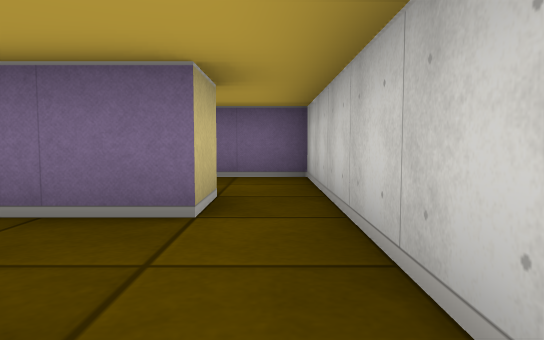
[1] (above)

22 first-person views from a walk through a cub3D level. The camera is about half as high as the walls, tilts 4° down and sees 70° across. The floor is counted in squares. Each view is taken from the middle of a square. On the plan, view 1 faces up. The plan holds only what a view shows up to about 9 squares ahead; the rest is blank.

[2]
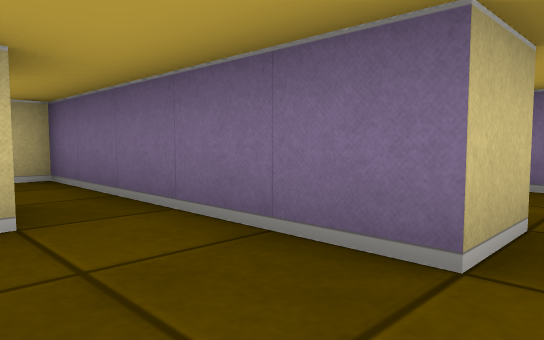

[3]
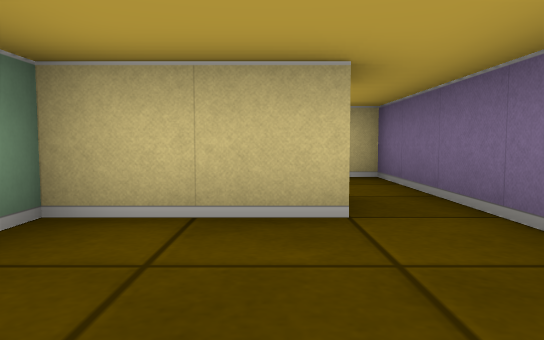

[4]
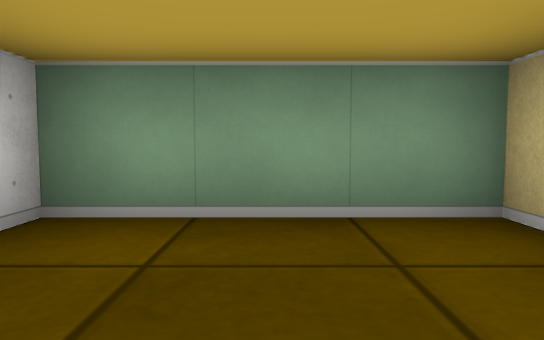

[5]
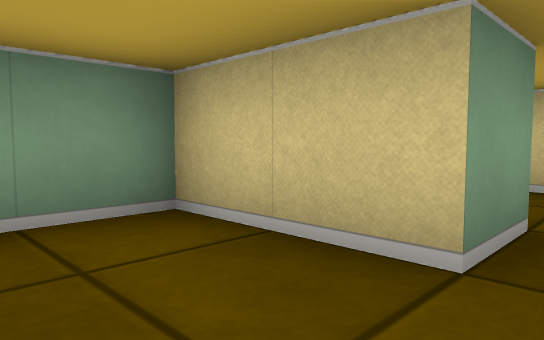

[6]
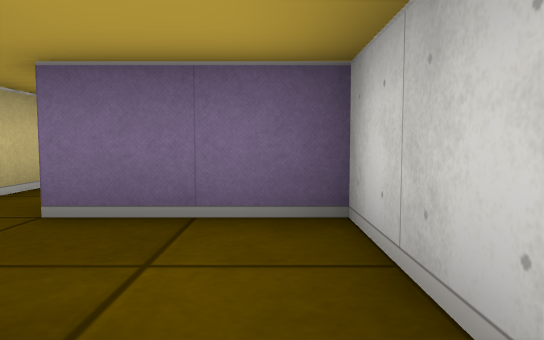

[7]
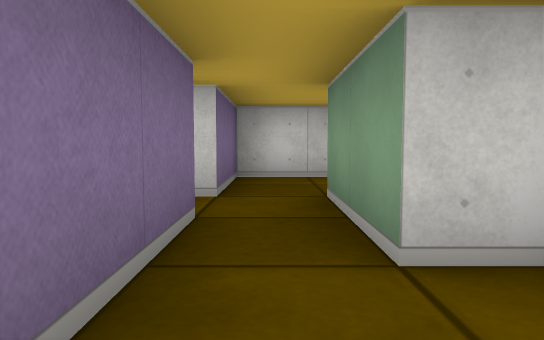

[8]
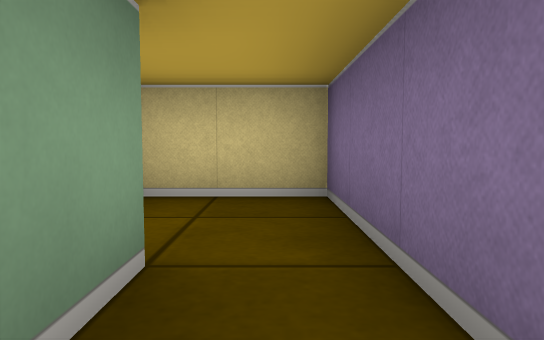

[9]
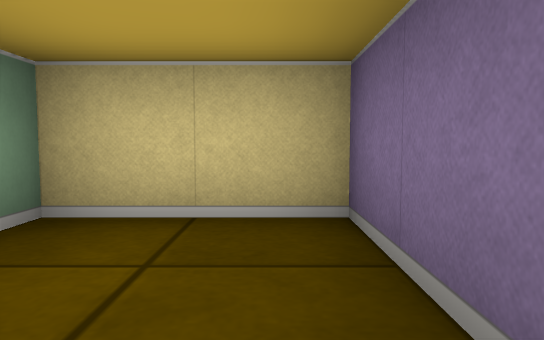

[10]
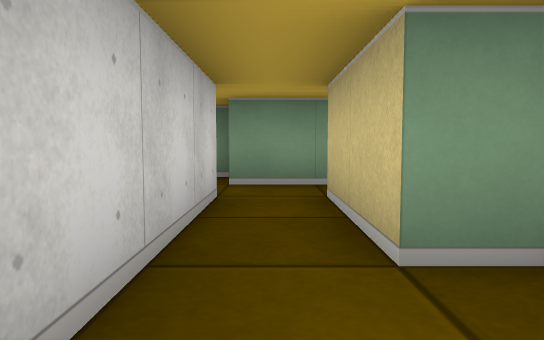

[11]
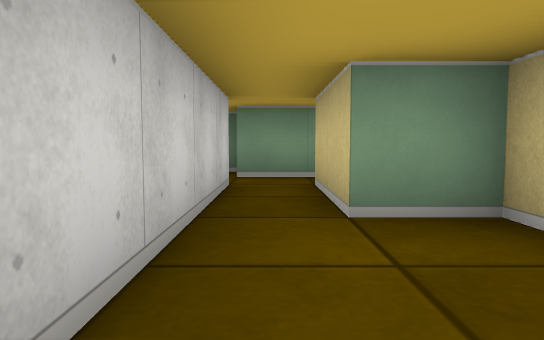

[12]
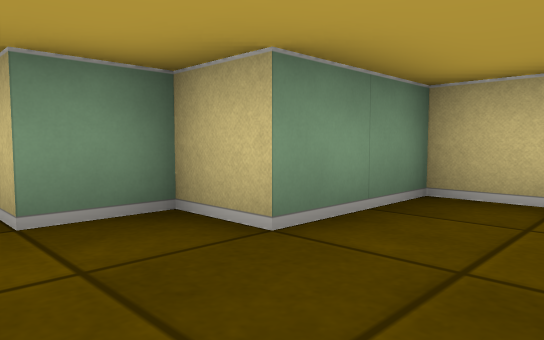

[13]
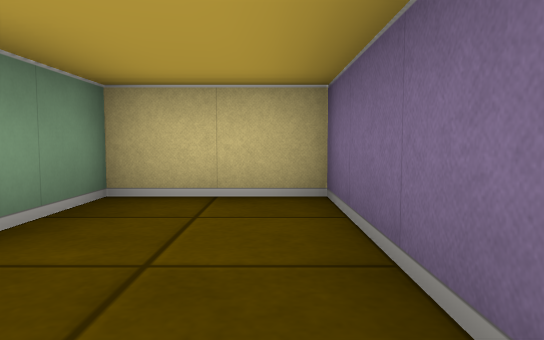

[14]
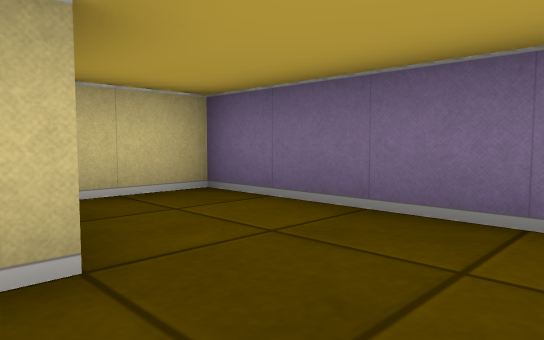

[15]
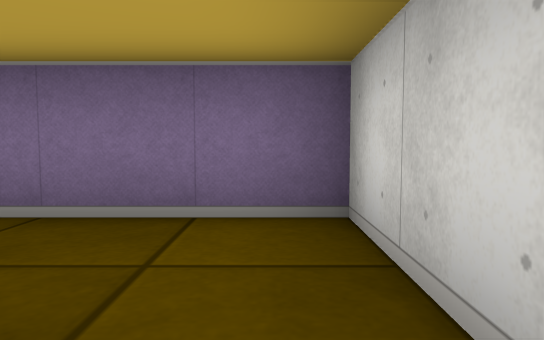

[16]
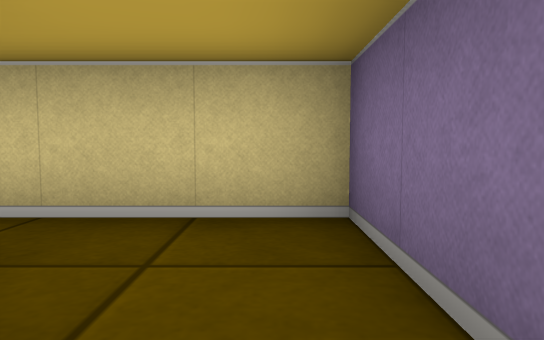

[17]
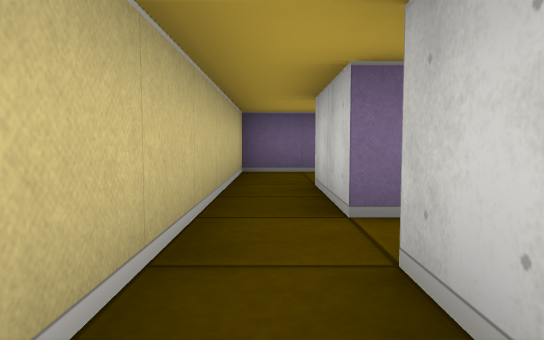

[18]
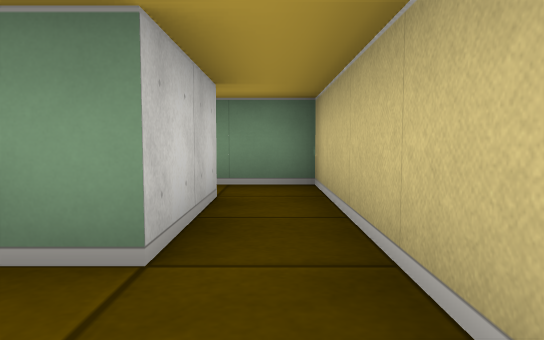

[19]
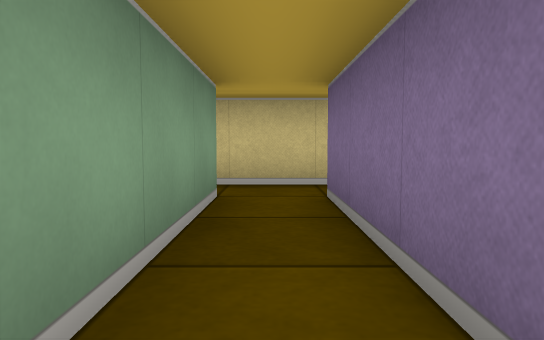

[20]
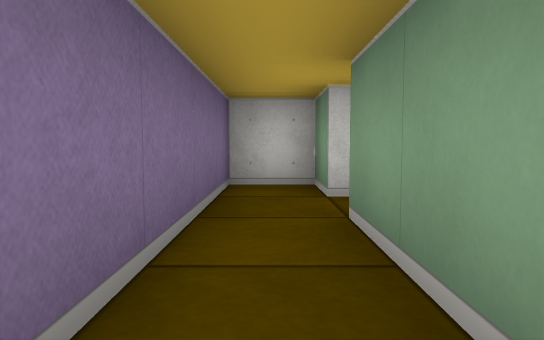

[21]
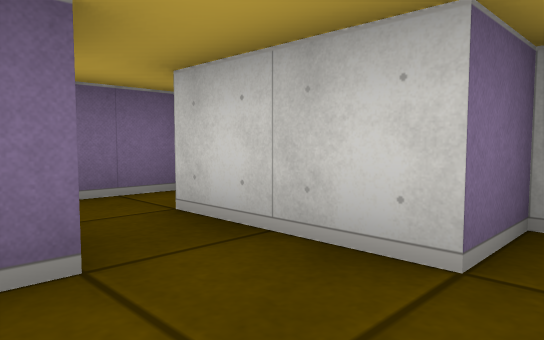

[22]
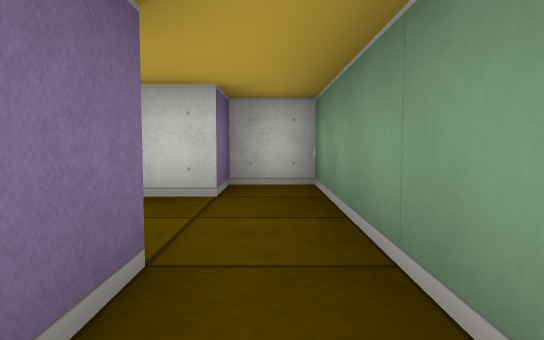

### Floor plan
Points are (right, up) in squares from view 1. A wall is a line through its corners. A room is listed if a view was taken in it or the views show most of it. See-through windows are left out.
Room 1 (views 1, 2, 3, 4, 5, 6)
walls: (-2.5, 1.5) (-2.5, -0.5) (0.5, -0.5) (0.5, 5.5) (-0.5, 5.5); (-0.5, 3.6) (-0.5, 2.5) (-2.5, 2.5)
ways out: opening at (-1, 5) to room 2; opening at (-3, 2) to room 4
Room 2 (views 7, 8, 9)
walls: (-3.5, 3.9) (-3.5, 4.5) (-1.5, 4.5); (-2.5, 7.5) (-2.5, 5.5) (-5.5, 5.5) (-5.5, 3.5) (-5, 3.5); (-0.5, 5.5) (-1.5, 5.5) (-1.5, 7.5)
ways out: opening at (-1, 5) to room 1; opening at (-2, 7) to room 3
Room 3 (views 10, 11, 12, 13, 14, 15)
walls: (-1.5, 7.5) (-1.5, 10.5) (-5.5, 10.5) (-5.5, 8.5) (-3.5, 8.5) (-3.5, 7.5) (-2.5, 7.5)
ways out: opening at (-2, 7) to room 2
Room 4 (view 16)
walls: (-3.6, 1.5) (-2.5, 1.5); (-2.5, 2.5) (-5.5, 2.5) (-5.5, 0.5)
ways out: opening at (-3, 2) to room 1; opening at (-5, 0) to room 5
Room 5 (views 17, 18, 19, 20)
walls: (-4.5, -4.5) (-4.5, -2.5) (-1.5, -2.5); (-5.5, 0.5) (-5.5, -4.5); (-0.5, -2.5) (0.5, -2.5) (0.5, -1.5) (-4.5, -1.5) (-4.5, 0.5)
ways out: opening at (-5, 0) to room 4; opening at (-5, -3.5) to room 6; opening at (-1, -2) to room 6
Room 6 (views 21, 22)
walls: (-2.5, -4.5) (-3.4, -4.5); (-5.5, -4.5) (-5.5, -5.5) (0.5, -5.5) (0.5, -4.5) (-0.5, -4.5) (-0.5, -2.5)
ways out: opening at (-5, -3.5) to room 5; opening at (-1, -2) to room 5

Where each view was taken, in squares from view 1:
view 1: 0 up, 0 right, facing up
view 2: 1 up, 0 right, facing up-left
view 3: 1 up, 0 right, facing left
view 4: 2 up, 1 left, facing down
view 5: 2 up, 1 left, facing down-left
view 6: 3 up, 0 right, facing up
view 7: 5 up, 5 left, facing right
view 8: 5 up, 2 left, facing left
view 9: 5 up, 3 left, facing left
view 10: 9 up, 2 left, facing down
view 11: 10 up, 2 left, facing down
view 12: 10 up, 2 left, facing down-left
view 13: 10 up, 2 left, facing left
view 14: 8 up, 2 left, facing up-left
view 15: 8 up, 2 left, facing up
view 16: 2 up, 3 left, facing left
view 17: 4 down, 5 left, facing up
view 18: 1 down, 5 left, facing down
view 19: 2 down, 1 left, facing left
view 20: 2 down, 4 left, facing right
view 21: 5 down, 2 left, facing up-right
view 22: 5 down, 4 left, facing right
